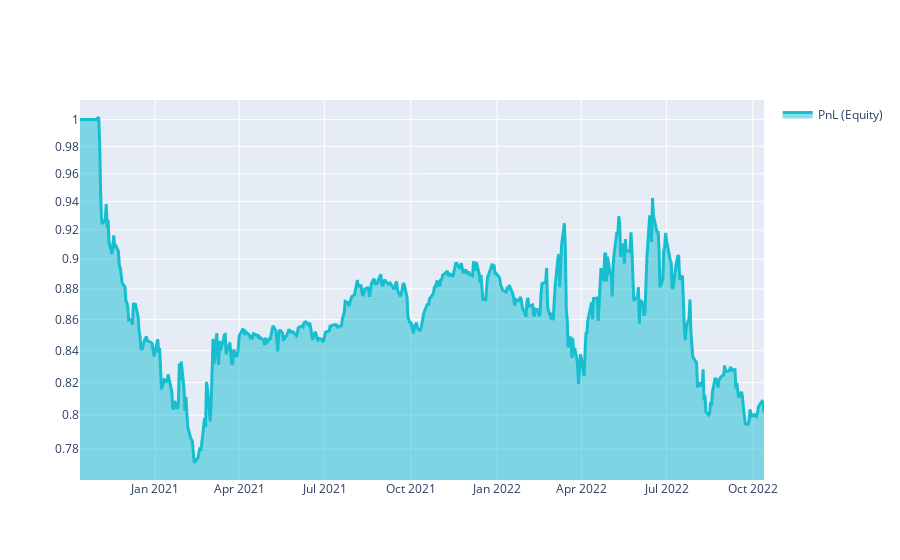

Here is the notebook cell this chart was saved with:
### Markdown cell above
# Q18 Quick Start

This template shows you the basic steps for taking part to the **Q18 NASDAQ-100 Stock Long-Short contest**.

### Code cell
import xarray as xr
import pandas as pd
import qnt.ta as qnta
import qnt.data as qndata
import qnt.output as qnout
import qnt.stats as qns

data = qndata.stocks.load_ndx_data(min_date="2020-10-13")

close     = data.sel(field="close")
is_liquid = data.sel(field="is_liquid")
sma_slow  = qnta.sma(close, 100)
sma_fast  = qnta.sma(close, 40)
weights   = xr.where(sma_slow < sma_fast, 1, -1)
weights   = weights * is_liquid

weights = qnout.clean(weights, data, "stocks_nasdaq100")

# calc stats
stats = qns.calc_stat(data, weights.sel(time=slice("2020-10-13", None)))
display(stats.to_pandas().tail())

# graph
performance = stats.to_pandas()["equity"]
import qnt.graph as qngraph

qngraph.make_plot_filled(performance.index, performance, name="PnL (Equity)", type="log")

### Figure 1 — Plotly figure (JSON) as saved in the notebook; plotly's stock layout.template omitted (floating-point values rounded to 4 significant figures; data arrays with more than 128 entries replaced by an {"elided": "..."} marker saying what was removed)
{"data": [{"fill": "tonexty", "line": {"color": "#17BECF", "width": 3}, "name": "PnL (Equity)", "type": "scatter", "x": {"elided": "505 str values"}, "y": {"elided": "505 float values"}}], "layout": {"showlegend": true, "yaxis": {"range": [-0.1181, 0.006425], "type": "log"}}}
